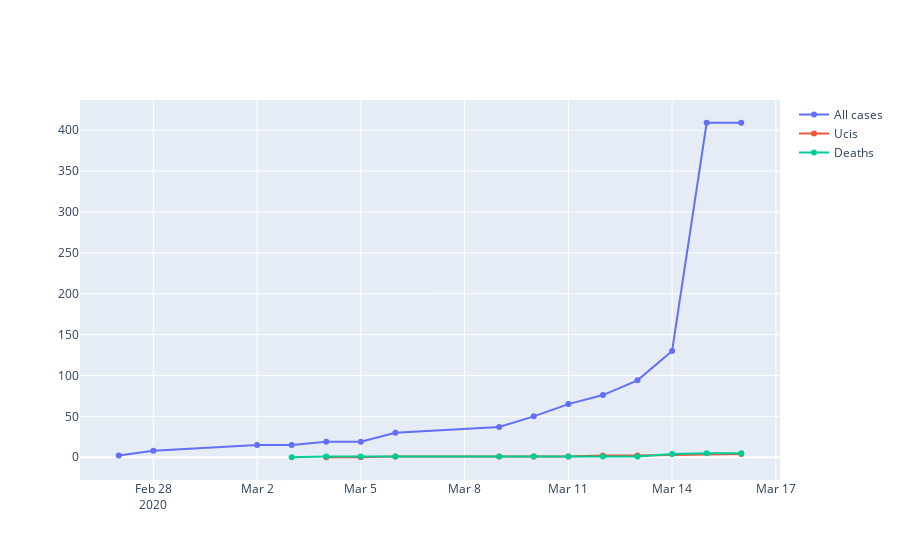
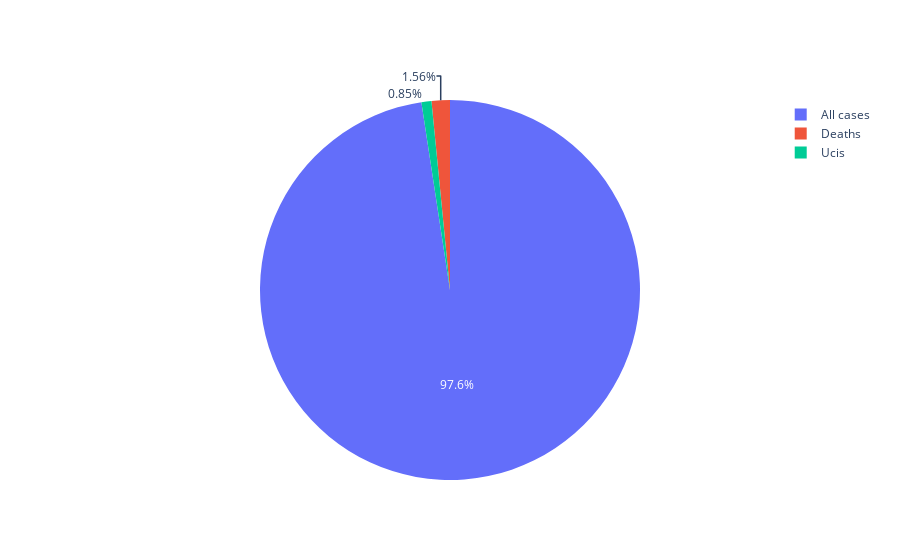
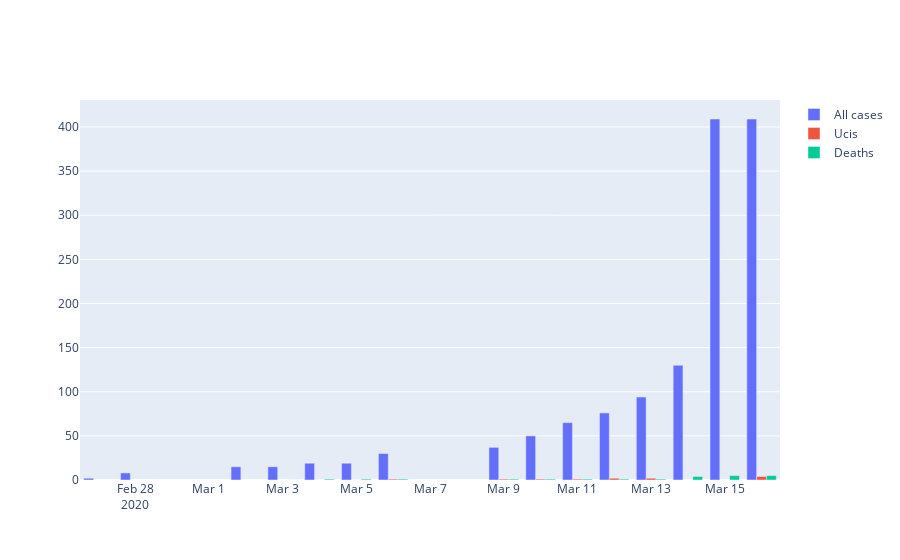
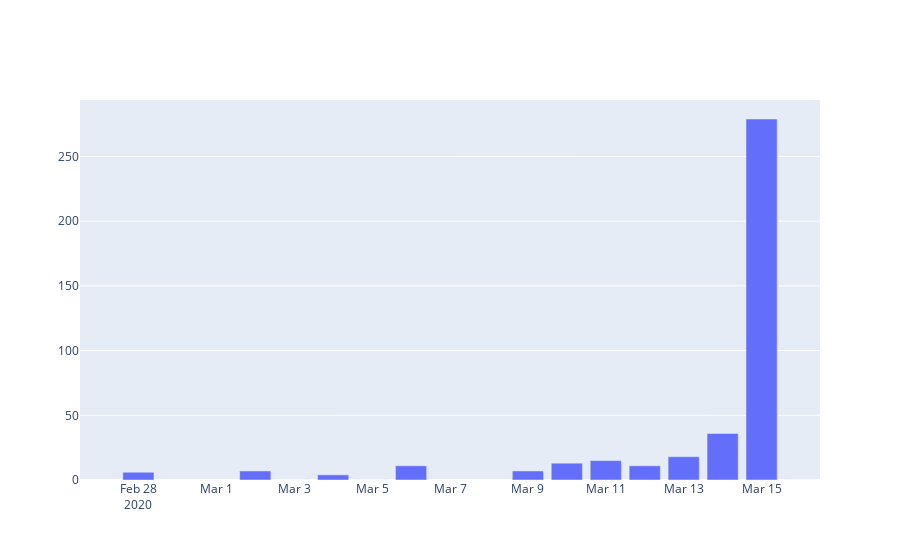

Notebook code cell kept with these figures, in order:
### Code cell
ca = 'C. Valenciana'

############# Line

fig_line = go.Figure()
fig_line = go.Figure(data=[
    go.Scatter(y=df_cases[ca], x=df_cases.index, name="All cases"),
    go.Scatter(y=df_uci[ca], x=df_uci.index, name="Ucis"),
    go.Scatter(y=df_deaths[ca], x=df_deaths.index, name="Deaths"),
])
fig_line.show()

############# PIE

labels = ['All cases','Ucis','Deaths']
values = [df_cases[ca].sum(), df_uci[ca].sum(), df_deaths[ca].sum()]

fig_pie = go.Figure(data=[go.Pie(labels=labels, values=values)])
fig_pie.show()

############# HIST

fig_hist = go.Figure(data=[
    go.Bar(y=df_cases[ca], x=df_cases.index, name="All cases"),
    go.Bar(y=df_uci[ca], x=df_uci.index, name="Ucis"),
    go.Bar(y=df_deaths[ca], x=df_deaths.index, name="Deaths"),
])
fig_hist.update_layout(barmode='group')
fig_hist.show()

############# HIST last day

fig_hist = go.Figure(data=[
    go.Bar(y=df_cases[ca].diff(), x=df_cases.index, name="All cases"),
])
fig_hist.show()

### Figure 1 — Plotly figure (JSON) as saved in the notebook; plotly's stock layout.template omitted (floating-point values rounded to 4 significant figures)
{"data": [{"name": "All cases", "type": "scatter", "x": ["2020-02-27T00:00:00", "2020-02-28T00:00:00", "2020-03-02T00:00:00", "2020-03-03T00:00:00", "2020-03-04T00:00:00", "2020-03-05T00:00:00", "2020-03-06T00:00:00", "2020-03-09T00:00:00", "2020-03-10T00:00:00", "2020-03-11T00:00:00", "2020-03-12T00:00:00", "2020-03-13T00:00:00", "2020-03-14T00:00:00", "2020-03-15T00:00:00", "2020-03-16T00:00:00"], "y": [2, 8, 15, 15, 19, 19, 30, 37, 50, 65, 76, 94, 130, 409, 409]}, {"name": "Ucis", "type": "scatter", "x": ["2020-03-04T00:00:00", "2020-03-05T00:00:00", "2020-03-06T00:00:00", "2020-03-09T00:00:00", "2020-03-10T00:00:00", "2020-03-11T00:00:00", "2020-03-12T00:00:00", "2020-03-13T00:00:00", "2020-03-16T00:00:00"], "y": [0, 0, 1, 1, 1, 1, 2, 2, 4]}, {"name": "Deaths", "type": "scatter", "x": ["2020-03-03T00:00:00", "2020-03-04T00:00:00", "2020-03-05T00:00:00", "2020-03-06T00:00:00", "2020-03-09T00:00:00", "2020-03-10T00:00:00", "2020-03-11T00:00:00", "2020-03-12T00:00:00", "2020-03-13T00:00:00", "2020-03-14T00:00:00", "2020-03-15T00:00:00", "2020-03-16T00:00:00"], "y": [0, 1, 1, 1, 1, 1, 1, 1, 1, 4, 5, 5]}], "layout": {}}

### Figure 2 — Plotly figure (JSON) as saved in the notebook; plotly's stock layout.template omitted (floating-point values rounded to 4 significant figures)
{"data": [{"labels": ["All cases", "Ucis", "Deaths"], "type": "pie", "values": [1378, 12, 22]}], "layout": {}}

### Figure 3 — Plotly figure (JSON) as saved in the notebook; plotly's stock layout.template omitted (floating-point values rounded to 4 significant figures)
{"data": [{"name": "All cases", "type": "bar", "x": ["2020-02-27T00:00:00", "2020-02-28T00:00:00", "2020-03-02T00:00:00", "2020-03-03T00:00:00", "2020-03-04T00:00:00", "2020-03-05T00:00:00", "2020-03-06T00:00:00", "2020-03-09T00:00:00", "2020-03-10T00:00:00", "2020-03-11T00:00:00", "2020-03-12T00:00:00", "2020-03-13T00:00:00", "2020-03-14T00:00:00", "2020-03-15T00:00:00", "2020-03-16T00:00:00"], "y": [2, 8, 15, 15, 19, 19, 30, 37, 50, 65, 76, 94, 130, 409, 409]}, {"name": "Ucis", "type": "bar", "x": ["2020-03-04T00:00:00", "2020-03-05T00:00:00", "2020-03-06T00:00:00", "2020-03-09T00:00:00", "2020-03-10T00:00:00", "2020-03-11T00:00:00", "2020-03-12T00:00:00", "2020-03-13T00:00:00", "2020-03-16T00:00:00"], "y": [0, 0, 1, 1, 1, 1, 2, 2, 4]}, {"name": "Deaths", "type": "bar", "x": ["2020-03-03T00:00:00", "2020-03-04T00:00:00", "2020-03-05T00:00:00", "2020-03-06T00:00:00", "2020-03-09T00:00:00", "2020-03-10T00:00:00", "2020-03-11T00:00:00", "2020-03-12T00:00:00", "2020-03-13T00:00:00", "2020-03-14T00:00:00", "2020-03-15T00:00:00", "2020-03-16T00:00:00"], "y": [0, 1, 1, 1, 1, 1, 1, 1, 1, 4, 5, 5]}], "layout": {"barmode": "group"}}

### Figure 4 — Plotly figure (JSON) as saved in the notebook; plotly's stock layout.template omitted (floating-point values rounded to 4 significant figures)
{"data": [{"name": "All cases", "type": "bar", "x": ["2020-02-27T00:00:00", "2020-02-28T00:00:00", "2020-03-02T00:00:00", "2020-03-03T00:00:00", "2020-03-04T00:00:00", "2020-03-05T00:00:00", "2020-03-06T00:00:00", "2020-03-09T00:00:00", "2020-03-10T00:00:00", "2020-03-11T00:00:00", "2020-03-12T00:00:00", "2020-03-13T00:00:00", "2020-03-14T00:00:00", "2020-03-15T00:00:00", "2020-03-16T00:00:00"], "y": [null, 6, 7, 0, 4, 0, 11, 7, 13, 15, 11, 18, 36, 279, 0]}], "layout": {}}
